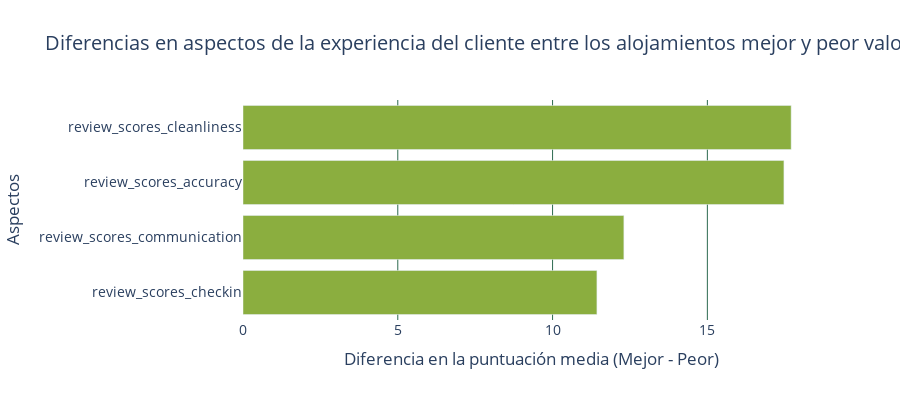

This figure's notebook cell:
### Markdown cell above
#Análisis comparativo de diferencias en aspectos clave de la experiencia del cliente entre alojamientos mejor y peor valorados según percentiles 90 y 10

### Code cell
import plotly.graph_objects as go

# Seleccionamos solo las columnas que nos interesan
cols = [
    'review_scores_rating',
    'review_scores_accuracy',
    'review_scores_cleanliness',
    'review_scores_checkin',
    'review_scores_communication'
]
df = df_cl[cols].dropna()

# Definimos los umbrales alto y bajo para la puntuación general
high_threshold = df['review_scores_rating'].quantile(0.9)  # Percentil 90
low_threshold = df['review_scores_rating'].quantile(0.1)   # Percentil 10

# Dividimos el DataFrame en dos grupos: los mejores y los peores según la puntuación general
top = df[df['review_scores_rating'] >= high_threshold]
bottom = df[df['review_scores_rating'] <= low_threshold]

# Calculamos la media de las puntuaciones de diferentes aspectos de la experiencia para cada grupo
aspects = ['review_scores_accuracy', 'review_scores_cleanliness', 'review_scores_checkin', 'review_scores_communication']
top_means = top[aspects].mean()
bottom_means = bottom[aspects].mean()

# Calculamos las diferencias de puntuación media entre el grupo superior e inferior
differences = (top_means - bottom_means).sort_values()

# Creamos un gráfico de barras horizontal con Plotly para mostrar las diferencias
fig = go.Figure(go.Bar(
    x=differences.values,
    y=differences.index,
    orientation='h',
    marker=dict(
        color='#8BAE3F'  # Color verde lima
    )
))

# Configuramos el diseño del gráfico
fig.update_layout(
    title='Diferencias en aspectos de la experiencia del cliente\nentre los alojamientos mejor y peor valorados',
    xaxis_title='Diferencia en la puntuación media (Mejor - Peor)',
    yaxis_title='Aspectos',
    plot_bgcolor='white',
    font=dict(size=14),
    xaxis=dict(showgrid=True, gridcolor='#2D6A4F'),  # Verde oscuro para la grilla
    yaxis=dict(showgrid=False),
    height=400
)

# Mostramos el gráfico
fig.show()

### Figure 1 — Plotly figure (JSON) as saved in the notebook; plotly's stock layout.template omitted (floating-point values rounded to 4 significant figures)
{"data": [{"marker": {"color": "#8BAE3F"}, "orientation": "h", "type": "bar", "x": [11.43, 12.3, 17.47, 17.71], "y": ["review_scores_checkin", "review_scores_communication", "review_scores_accuracy", "review_scores_cleanliness"]}], "layout": {"font": {"size": 14}, "height": 400, "plot_bgcolor": "white", "title": {"text": "Diferencias en aspectos de la experiencia del cliente\nentre los alojamientos mejor y peor valorados"}, "xaxis": {"gridcolor": "#2D6A4F", "showgrid": true, "title": {"text": "Diferencia en la puntuación media (Mejor - Peor)"}}, "yaxis": {"showgrid": false, "title": {"text": "Aspectos"}}}}
